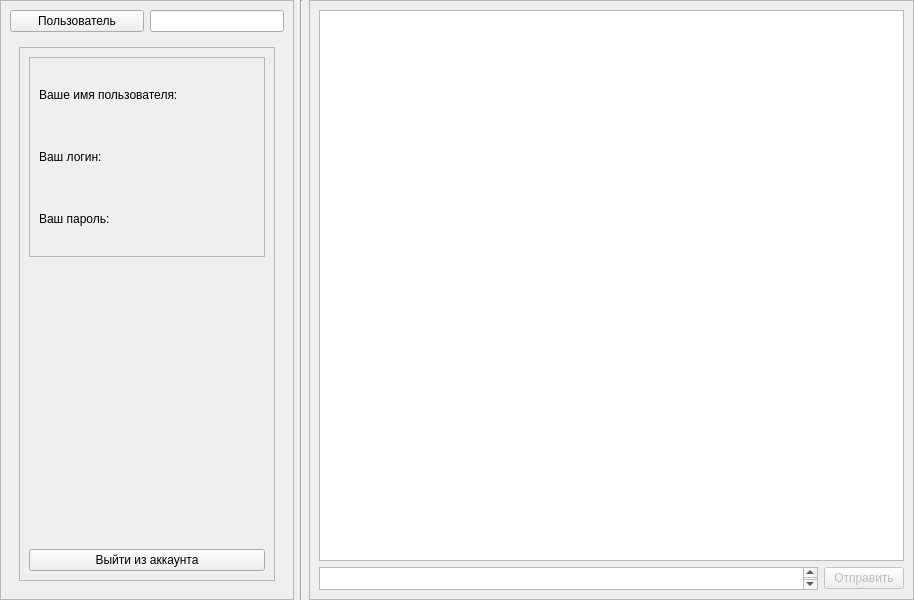
<?xml version="1.0" encoding="UTF-8"?>
<ui version="4.0">
 <class>Messenger</class>
 <widget class="QMainWindow" name="Messenger">
  <property name="geometry">
   <rect>
    <x>0</x>
    <y>0</y>
    <width>914</width>
    <height>600</height>
   </rect>
  </property>
  <property name="baseSize">
   <size>
    <width>1000</width>
    <height>500</height>
   </size>
  </property>
  <property name="windowTitle">
   <string>MainWindow</string>
  </property>
  <widget class="QWidget" name="centralwidget">
   <layout class="QHBoxLayout" name="horizontalLayout" stretch="0,0,3">
    <property name="leftMargin">
     <number>0</number>
    </property>
    <property name="topMargin">
     <number>0</number>
    </property>
    <property name="rightMargin">
     <number>0</number>
    </property>
    <property name="bottomMargin">
     <number>0</number>
    </property>
    <item>
     <widget class="QFrame" name="frame_3">
      <property name="sizePolicy">
       <sizepolicy hsizetype="Expanding" vsizetype="Preferred">
        <horstretch>0</horstretch>
        <verstretch>0</verstretch>
       </sizepolicy>
      </property>
      <property name="frameShape">
       <enum>QFrame::StyledPanel</enum>
      </property>
      <property name="frameShadow">
       <enum>QFrame::Raised</enum>
      </property>
      <layout class="QGridLayout" name="gridLayout_2">
       <item row="1" column="0" colspan="2">
        <widget class="QStackedWidget" name="stackedWidget">
         <property name="baseSize">
          <size>
           <width>1000</width>
           <height>500</height>
          </size>
         </property>
         <property name="currentIndex">
          <number>0</number>
         </property>
         <widget class="QWidget" name="page2">
          <layout class="QVBoxLayout" name="verticalLayout_2">
           <item>
            <widget class="QFrame" name="frame">
             <property name="sizePolicy">
              <sizepolicy hsizetype="Preferred" vsizetype="Preferred">
               <horstretch>0</horstretch>
               <verstretch>0</verstretch>
              </sizepolicy>
             </property>
             <property name="frameShape">
              <enum>QFrame::StyledPanel</enum>
             </property>
             <property name="frameShadow">
              <enum>QFrame::Raised</enum>
             </property>
             <layout class="QVBoxLayout" name="verticalLayout_3" stretch="0,0,0">
              <item>
               <widget class="QFrame" name="frame_2">
                <property name="sizePolicy">
                 <sizepolicy hsizetype="Preferred" vsizetype="Expanding">
                  <horstretch>0</horstretch>
                  <verstretch>0</verstretch>
                 </sizepolicy>
                </property>
                <property name="minimumSize">
                 <size>
                  <width>0</width>
                  <height>0</height>
                 </size>
                </property>
                <property name="maximumSize">
                 <size>
                  <width>16777215</width>
                  <height>200</height>
                 </size>
                </property>
                <property name="baseSize">
                 <size>
                  <width>0</width>
                  <height>0</height>
                 </size>
                </property>
                <property name="frameShape">
                 <enum>QFrame::StyledPanel</enum>
                </property>
                <property name="frameShadow">
                 <enum>QFrame::Raised</enum>
                </property>
                <layout class="QVBoxLayout" name="verticalLayout_4">
                 <item>
                  <widget class="QLabel" name="usernameLabel">
                   <property name="sizePolicy">
                    <sizepolicy hsizetype="Ignored" vsizetype="Preferred">
                     <horstretch>0</horstretch>
                     <verstretch>0</verstretch>
                    </sizepolicy>
                   </property>
                   <property name="minimumSize">
                    <size>
                     <width>0</width>
                     <height>40</height>
                    </size>
                   </property>
                   <property name="maximumSize">
                    <size>
                     <width>16777215</width>
                     <height>16777215</height>
                    </size>
                   </property>
                   <property name="baseSize">
                    <size>
                     <width>0</width>
                     <height>60</height>
                    </size>
                   </property>
                   <property name="text">
                    <string>Ваше имя пользователя: </string>
                   </property>
                   <property name="wordWrap">
                    <bool>true</bool>
                   </property>
                  </widget>
                 </item>
                 <item>
                  <widget class="QLabel" name="loginLabel">
                   <property name="sizePolicy">
                    <sizepolicy hsizetype="Ignored" vsizetype="Preferred">
                     <horstretch>0</horstretch>
                     <verstretch>0</verstretch>
                    </sizepolicy>
                   </property>
                   <property name="minimumSize">
                    <size>
                     <width>0</width>
                     <height>40</height>
                    </size>
                   </property>
                   <property name="maximumSize">
                    <size>
                     <width>16777215</width>
                     <height>16777215</height>
                    </size>
                   </property>
                   <property name="baseSize">
                    <size>
                     <width>0</width>
                     <height>60</height>
                    </size>
                   </property>
                   <property name="text">
                    <string>Ваш логин:</string>
                   </property>
                   <property name="wordWrap">
                    <bool>true</bool>
                   </property>
                  </widget>
                 </item>
                 <item>
                  <widget class="QLabel" name="passwordLabel">
                   <property name="sizePolicy">
                    <sizepolicy hsizetype="Ignored" vsizetype="Preferred">
                     <horstretch>0</horstretch>
                     <verstretch>0</verstretch>
                    </sizepolicy>
                   </property>
                   <property name="minimumSize">
                    <size>
                     <width>0</width>
                     <height>40</height>
                    </size>
                   </property>
                   <property name="maximumSize">
                    <size>
                     <width>16777215</width>
                     <height>16777215</height>
                    </size>
                   </property>
                   <property name="baseSize">
                    <size>
                     <width>0</width>
                     <height>60</height>
                    </size>
                   </property>
                   <property name="text">
                    <string>Ваш пароль:</string>
                   </property>
                   <property name="wordWrap">
                    <bool>true</bool>
                   </property>
                  </widget>
                 </item>
                </layout>
               </widget>
              </item>
              <item>
               <spacer name="verticalSpacer">
                <property name="orientation">
                 <enum>Qt::Vertical</enum>
                </property>
                <property name="sizeType">
                 <enum>QSizePolicy::Expanding</enum>
                </property>
                <property name="sizeHint" stdset="0">
                 <size>
                  <width>20</width>
                  <height>0</height>
                 </size>
                </property>
               </spacer>
              </item>
              <item>
               <widget class="QPushButton" name="exitButton">
                <property name="text">
                 <string>Выйти из аккаунта</string>
                </property>
               </widget>
              </item>
             </layout>
            </widget>
           </item>
          </layout>
         </widget>
         <widget class="QWidget" name="page1">
          <layout class="QVBoxLayout" name="verticalLayout">
           <item>
            <widget class="QListWidget" name="listWidget"/>
           </item>
          </layout>
         </widget>
        </widget>
       </item>
       <item row="0" column="0">
        <widget class="QPushButton" name="userButton">
         <property name="text">
          <string>Пользователь</string>
         </property>
        </widget>
       </item>
       <item row="0" column="1">
        <widget class="QLineEdit" name="lineEdit_2">
         <property name="sizePolicy">
          <sizepolicy hsizetype="Minimum" vsizetype="Fixed">
           <horstretch>0</horstretch>
           <verstretch>0</verstretch>
          </sizepolicy>
         </property>
        </widget>
       </item>
      </layout>
     </widget>
    </item>
    <item>
     <widget class="Line" name="line">
      <property name="sizePolicy">
       <sizepolicy hsizetype="Fixed" vsizetype="Expanding">
        <horstretch>0</horstretch>
        <verstretch>0</verstretch>
       </sizepolicy>
      </property>
      <property name="orientation">
       <enum>Qt::Vertical</enum>
      </property>
     </widget>
    </item>
    <item>
     <widget class="QFrame" name="frame_4">
      <property name="sizePolicy">
       <sizepolicy hsizetype="Expanding" vsizetype="Preferred">
        <horstretch>0</horstretch>
        <verstretch>0</verstretch>
       </sizepolicy>
      </property>
      <property name="minimumSize">
       <size>
        <width>0</width>
        <height>0</height>
       </size>
      </property>
      <property name="baseSize">
       <size>
        <width>0</width>
        <height>0</height>
       </size>
      </property>
      <property name="frameShape">
       <enum>QFrame::StyledPanel</enum>
      </property>
      <property name="frameShadow">
       <enum>QFrame::Raised</enum>
      </property>
      <layout class="QGridLayout" name="gridLayout_3">
       <item row="1" column="1">
        <widget class="MyTextEdit" name="textEdit">
         <property name="sizePolicy">
          <sizepolicy hsizetype="Expanding" vsizetype="Fixed">
           <horstretch>0</horstretch>
           <verstretch>0</verstretch>
          </sizepolicy>
         </property>
         <property name="maximumSize">
          <size>
           <width>16777215</width>
           <height>23</height>
          </size>
         </property>
         <property name="baseSize">
          <size>
           <width>0</width>
           <height>0</height>
          </size>
         </property>
        </widget>
       </item>
       <item row="1" column="2">
        <widget class="QPushButton" name="sendButton">
         <property name="enabled">
          <bool>false</bool>
         </property>
         <property name="focusPolicy">
          <enum>Qt::NoFocus</enum>
         </property>
         <property name="text">
          <string>Отправить</string>
         </property>
        </widget>
       </item>
       <item row="0" column="1" colspan="2">
        <widget class="QTextBrowser" name="textBrowser">
         <property name="minimumSize">
          <size>
           <width>300</width>
           <height>0</height>
          </size>
         </property>
        </widget>
       </item>
      </layout>
     </widget>
    </item>
   </layout>
  </widget>
  <widget class="QMenuBar" name="menubar">
   <property name="geometry">
    <rect>
     <x>0</x>
     <y>0</y>
     <width>914</width>
     <height>21</height>
    </rect>
   </property>
  </widget>
 </widget>
 <customwidgets>
  <customwidget>
   <class>MyTextEdit</class>
   <extends>QTextEdit</extends>
   <header>textEdit.h</header>
  </customwidget>
 </customwidgets>
 <resources/>
 <connections/>
</ui>
